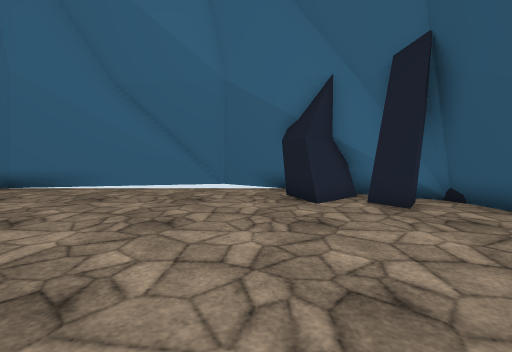
[1] (above)

12 first-person views from a walk through a Unity game level. The camera is 1.3 m above the floor, tilts 4° down and sees 85° across. The floor is counted in squares, 1 m on a side. Each view is taken from the middle of a square. On the plan, view 1 faces up. The plan holds only what a view shows up to about 13 squares ahead; the rest is blank. The place goes on beyond the plan. Some surface patterns are stand-ins.

[2]
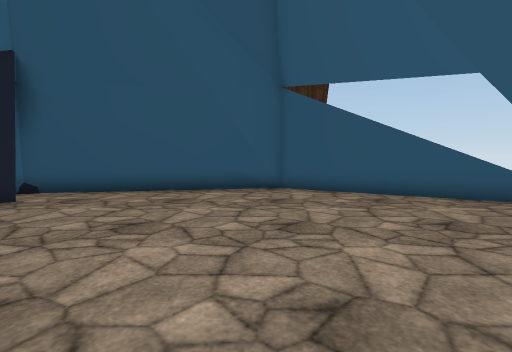

[3]
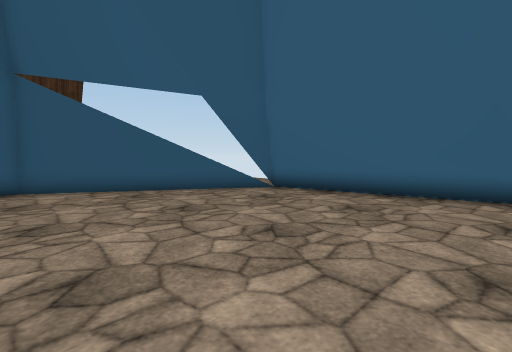

[4]
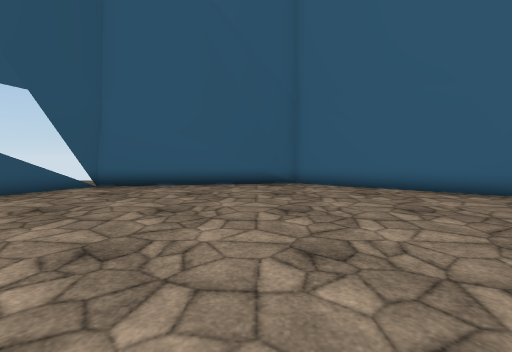

[5]
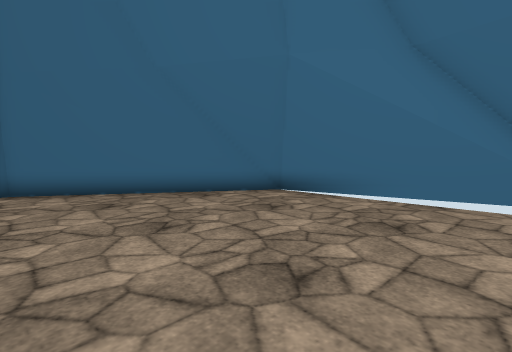

[6]
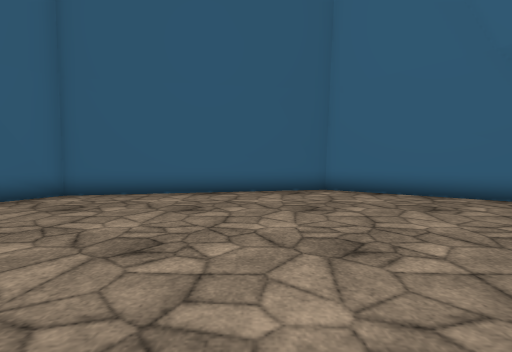

[7]
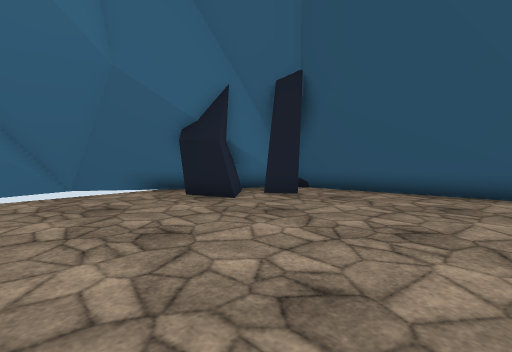

[8]
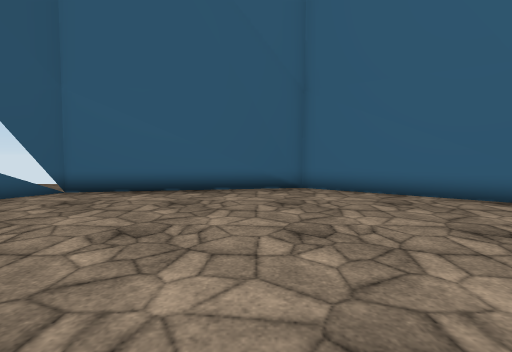

[9]
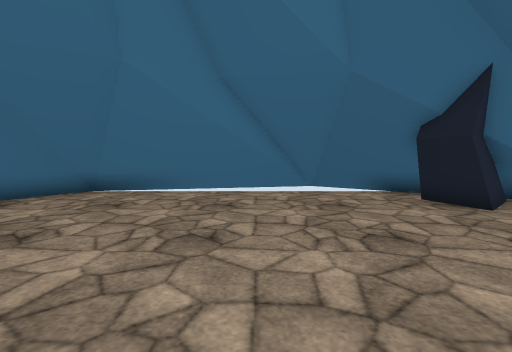

[10]
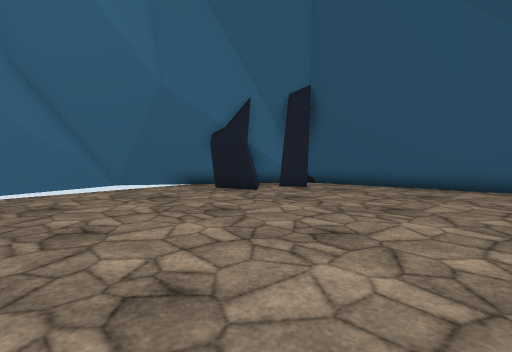

[11]
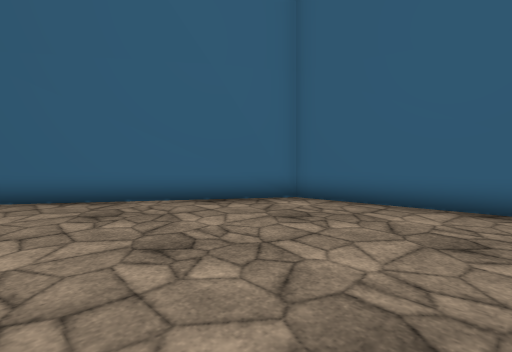

[12]
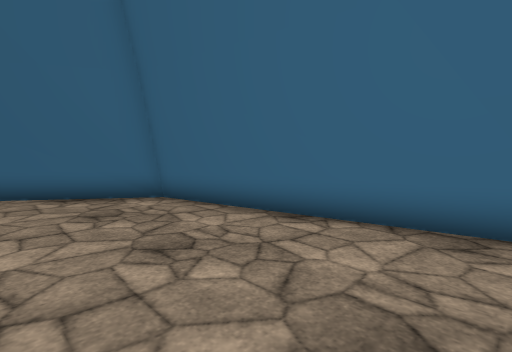

### Floor plan
Points are (right, up) in squares from view 1. A wall is a line through its corners. A room is listed if a view was taken in it or the views show most of it. See-through windows are left out.
Room 1 (views 1, 2, 3, 4, 5, 6, 7, 8, 9, 10, 11, 12)
walls: (-2.6, -8.6) (2.2, -7.8) (2.7, -7.1); (-3.1, -9) (2.2, -8.1) (2.8, -7.3); (-3.6, -9.2) (2.4, -8.2); (-11.9, -5.5) (-9.7, -7.2); (1.3, 10) (-1.3, 11.8) (-3.1, 12.2) (-9.6, 10.8) (-10.5, 10.2); (-14.3, 3) (-12.8, -5) (-11.7, -5.6); (1.9, -7.9) (2.7, -6.9); (-12.8, -5.1) (-5.7, -10.2); (1.6, 10.2) (-1.6, 12.4); (-14.5, 3.8) (-14.4, 2.9); (6.8, -0.3) (5.3, 7.7) (4.8, 8.2); (-3.5, 11.9) (-9.2, 10.7) (-10.4, 9.8) (-14.2, 3.7) (-14.1, 2.6); (4.6, 7.8) (3.9, 6.8) (3.2, 7.8); (-13, -5.3) (-5.9, -10.3); (3.2, 9.3) (1.5, 7.8); (-14.7, 3.7) (-13, -5.2); (4.1, 8.5) (2.8, 9.3); (4.2, 8.4) (2.5, 9) (1.5, 8) (0.9, 9.6); (-5.9, -10) (-2.1, -8.5); (7.2, -0.7) (5.6, 7.8); (-10.3, 10.5) (-14.6, 3.5); (-1.4, 12.1) (-2.8, 12.3); (7.3, -1.1) (6.8, 0.2); (3.5, -7.8) (7.4, -1); (-1.3, 12.3) (-2.5, 12.5) (-4.1, 11.5) (-9.3, 10.4) (-10.6, 9.5); (5.5, 7.9) (4.8, 8.2)
low walls: (-4.1, -9.5) (2.2, -8.4); (-4.9, -9.8) (2.6, -8.5); (-14.6, 3.5) (-14.6, 3.3); (1.7, 10.3) (-1.5, 12.6); (-13, -5.2) (-12.4, -5.5); (1.5, 10.7) (-1, 12.5); (4.3, 8.5) (3.2, 9.3); (2.4, -8.2) (2.8, -7.7); (-5.7, -10.2) (3, -8.6); (-8.4, 11.5) (-10.1, 11.2) (-14.7, 3.7); (-9.5, 11) (-10.3, 10.5); (2.4, -8.5) (2.8, -8); (-5.9, -10.3) (-3.9, -9.5); (-3.6, 12.5) (-7.5, 11.7); (-2.7, 12.5) (-9.8, 11); (7.4, -1) (7.2, -0.2); (5.3, 8.1) (4.8, 8.4); (-9.8, 11.2) (-10.3, 10.8); (5.6, 7.8) (5, 8.3); (5.8, 7.6) (5.6, 8.1) (5.1, 8.3)

Positions as (right, up) in squares from view 1, and headings:
1: (0, 0), facing up
2: (-4, 0), facing right
3: (-5, 0), facing down-right
4: (-4, 3), facing down
5: (-3, 3), facing up-left
6: (-4, 1), facing left
7: (-4, 1), facing up-right
8: (-4, 1), facing down
9: (-4, 1), facing up
10: (-6, 0), facing up-right
11: (-6, 0), facing down-left
12: (-9, 3), facing down-left
